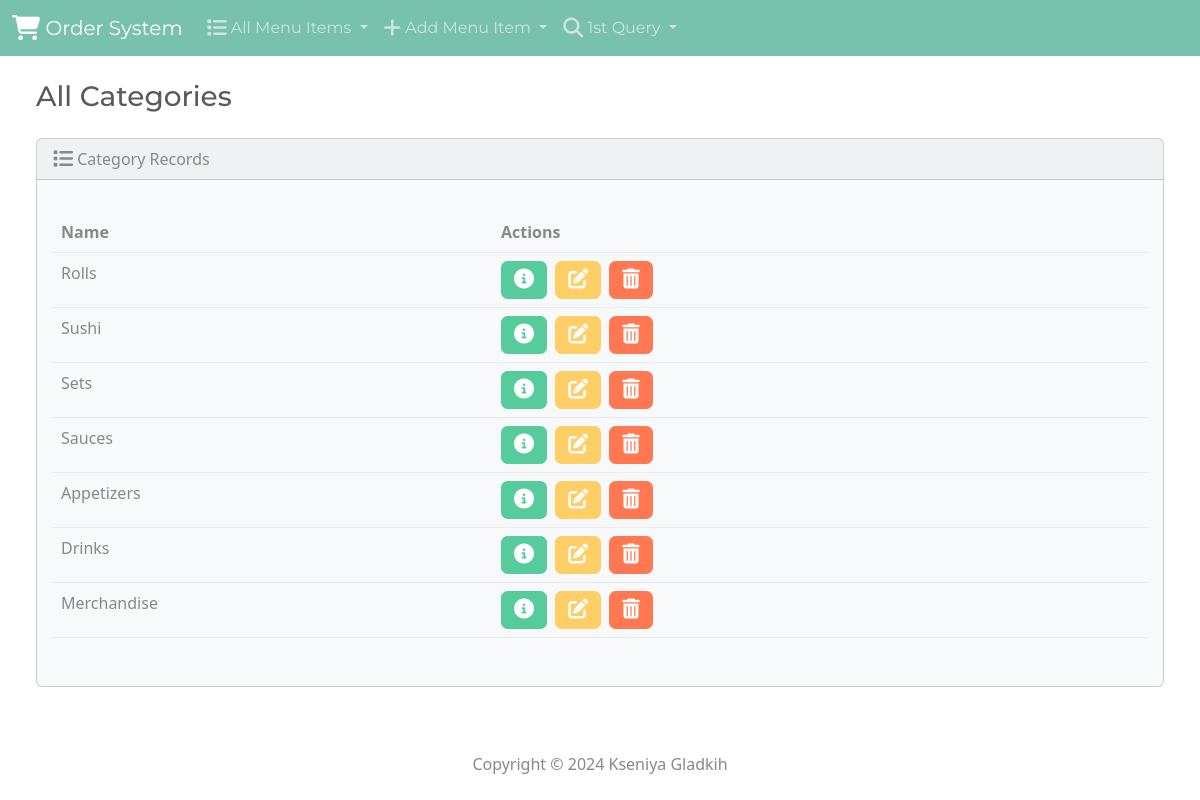
The page /category/ on the database its author committed.
### customer/models.py (models this page shows, shortened)
class Category(models.Model):
    name = models.CharField(max_length=100)

### customer/views.py (the view)
# urls.py: path('category/', views.category, name='category'),
def category(request):
    categories = Category.objects.all()
    context = {'categories': categories}
    return render(request, 'customer/category/category.html', context)

### customer/templates/customer/category/category.html (shortened to what this page needs)
{% extends 'customer/base.html' %}
{% block body %}
<h3 class="m-4">All Categories</h3>
<div class="row">
    <div class="col-12">
        {% if categories %}
        <div class="card bg-light ms-4 me-4 mb-4">
            <div class="card-header">
                <i class="fa-solid fa-list fa-lg"></i> Category Records
            </div>
            <div class="card-body">
                <p class="card-text">
                <div class="table-responsive">
                    <table class="table table-hover">
                        <thead>
                            <tr>
                            <th scope="col">Name</th>
                            <th scope="col">Actions</th>
                            </tr>
                        </thead>
                        <tbody>
                            {% for category in categories %}
                                <tr>
                                    <td>{{ category.name }}</td>
                                    <td>
                                        <button type="button" class="btn btn-success me-1" href="{% url 'view-category' category.id %}" data-bs-toggle="modal" data-bs-target="#myModal{{category.id}}">
                                            <i class="fa-solid fa-circle-info fa-lg"></i>
                                        </button>
                                        <a class="btn btn-warning me-1" href="{% url 'category-edit' category.id %}">
                                            <i class="fa-solid fa-pen-to-square fa-lg"></i>
                                        </a>
                                        <button type="button" class="btn btn-danger" data-bs-toggle="modal" data-bs-target="#delete{{category.id}}">
                                            <i class="fa-solid fa-trash-can fa-lg"></i>
                                        </button>
                                    </td>
                                </tr>
                            {% endfor %}
                        </tbody>
                    </table>
                </div>
                </p>
            </div>
        </div>
        {% else %}
            <h5 class="alert alert-primary ms-4 me-4">No Category Records</h5>
        {% endif %}
    </div>
</div>
{% endblock %}

### rows shown on the page
Category: name "Rolls"
Category: name "Sushi"
Category: name "Sets"
Category: name "Sauces"
Category: name "Appetizers"
Category: name "Drinks"
Category: name "Merchandise"
